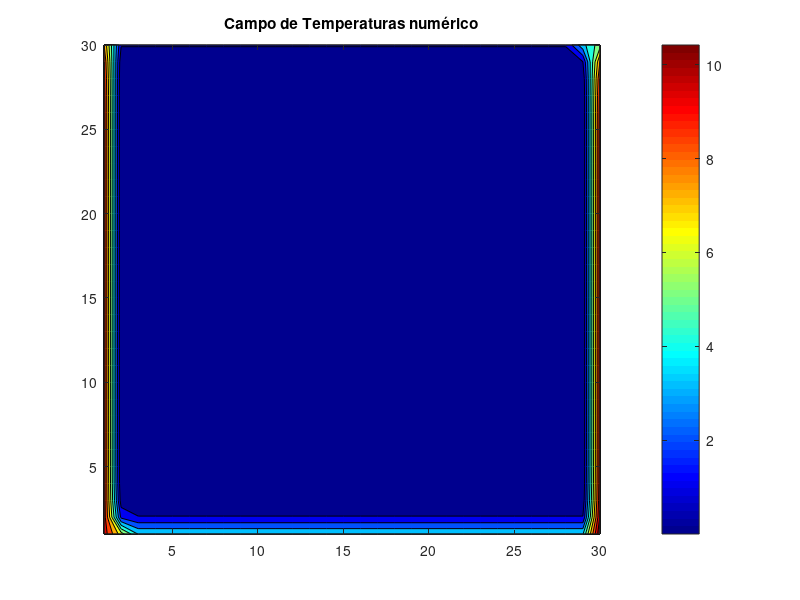
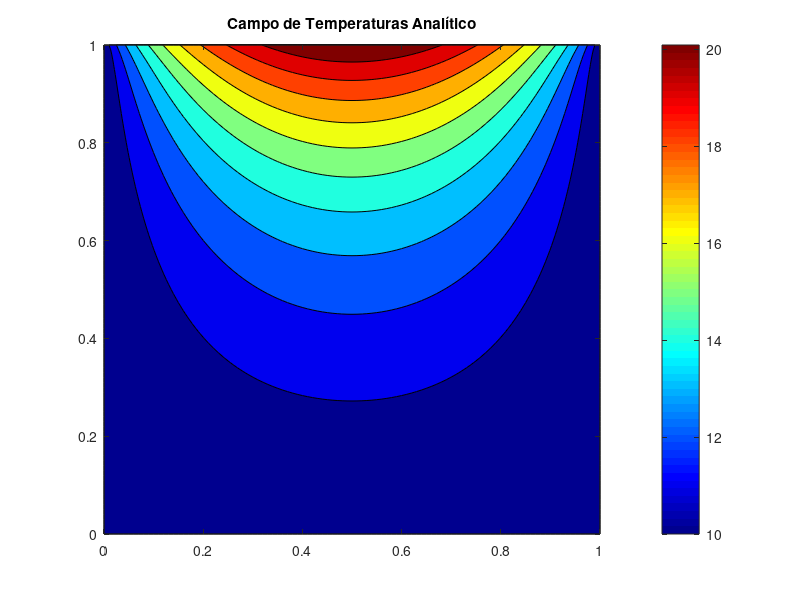

Write the MATLAB code that produced these figures, in order.
%% Ejercicio2 TP HT
% 1D t(i+1) -2Ti+T(i-1) = 0
% 2D -T(i+1,j)-T(i-1,j)-T(i,j+1)-T(i,j-1)+4*T(i,j) = 0
clear; clc; close all

%elección de refinado
nVolumesLength = 30; %Volumenes en longitud(minimo 3)
nVolumesHeight = 30; %Volumenes en altura(minimo 3)
nVolumes = nVolumesLength*nVolumesHeight;

%declaración de variables
L = 1; W = 1; %m
K = 1; %W/mK
qin = 30; %W/m2
T1 = 10; %°C

dx = L/nVolumesLength;
dy = L/nVolumesHeight;

Qt = sparse(nVolumes,nVolumes); %temperatures equation matrixcc

% numeración de los vols de control(creo que es así)
% 3| 6| 9
% 2| 5| 8
% 1| 4| 7

volumesCoordinates(nVolumes,2) = 0; % matriz de coordenadas de los volumenes
for iColumn = 1:nVolumesLength
    volumes = 1+nVolumesHeight*(iColumn-1):nVolumesHeight+nVolumesHeight*(iColumn-1);
    volumesCoordinates(volumes,2) = 1:nVolumesHeight;
    volumesCoordinates(volumes,1) = iColumn;
end

for iVolume = 1:nVolumes
    ix = volumesCoordinates(iVolume,1);
    iy = volumesCoordinates(iVolume,2);       
    if ix == 1 %pared Oeste Tfija Ti-1,j = T1
        if iy == nVolumesHeight %cara norte-flujo fijo

            Qt(iVolume,iVolume) = dx^2+2*dy^2;
            Qt(iVolume,iVolume-1) = -dx^2;
            Qt(iVolume+1,iVolume) = -dy^2;

        elseif iy == 1 %cara sur Ti,j-1 fija                
            Qt(iVolume,iVolume) = dx^2+2*dy^2;
            Qt(iVolume,iVolume+1) = -dx^2;
            Qt(iVolume+1,iVolume) = -dy^2;

        else
            Qt(iVolume,iVolume) = dx^2+2*dy^2;
            Qt(iVolume,iVolume-1) = -dx^2;
            Qt(iVolume,iVolume+1) = -dx^2;
            Qt(iVolume+1,iVolume) = -dy^2;      
        end

    elseif ix == nVolumesLength %pared Oeste Tfija Ti+1,j = T1

        if iy == nVolumesHeight %cara norte-flujo fijo

            Qt(iVolume,iVolume) = dx^2+2*dy^2;
            Qt(iVolume,iVolume-1) = -dx^2;
            Qt(iVolume-1,iVolume) = -dy^2;

        elseif iy == 1 %cara sur Ti,j-1 fija                
            Qt(iVolume,iVolume) = dx^2+2*dy^2;
            Qt(iVolume,iVolume+1) = -dx^2;
            Qt(iVolume-1,iVolume) = -dy^2;

        else
            Qt(iVolume,iVolume) = dx^2+2*dy^2;
            Qt(iVolume,iVolume-1) = -dx^2;
            Qt(iVolume,iVolume+1) = -dx^2;
            Qt(iVolume-1,iVolume) = -dy^2;      
        end

    elseif iy == 1
        if ix == nVolumesHeight %cara este-T fija                
            Qt(iVolume,iVolume) = dx^2+2*dy^2;
            Qt(iVolume,iVolume+1) = -dx^2;
            Qt(iVolume-1,iVolume) = -dy^2;

        elseif ix == 1 %cara oeste Ti,j-1 fija                
            Qt(iVolume,iVolume) = dx^2+2*dy^2;
            Qt(iVolume,iVolume+1) = -dx^2;
            Qt(iVolume+1,iVolume) = -dy^2;

        else
            Qt(iVolume,iVolume) = dx^2+2*dy^2;
            Qt(iVolume,iVolume+1) = -dx^2;
            Qt(iVolume-1,iVolume) = -dy^2;
            Qt(iVolume+1,iVolume) = -dy^2;      
        end

    elseif iy == nVolumesHeight

        if ix == nVolumesHeight %cara este-T fija                
            Qt(iVolume,iVolume) = dx^2+2*dy^2;
            Qt(iVolume,iVolume-1) = -dx^2;
            Qt(iVolume-1,iVolume) = -dy^2;

        elseif ix == 1 %cara oeste Ti,j-1 fija                
            Qt(iVolume,iVolume) = dx^2+2*dy^2;
            Qt(iVolume,iVolume-1) = -dx^2;
            Qt(iVolume+1,iVolume) = -dy^2;

        else
            Qt(iVolume,iVolume) = dx^2+2*dy^2;
            Qt(iVolume,iVolume-1) = -dx^2;
            Qt(iVolume-1,iVolume) = -dy^2;
            Qt(iVolume+1,iVolume) = -dy^2;      
        end

    else
        %caso normal
        Qt(iVolume,iVolume) = 2*dx^2+2*dy^2;
        Qt(iVolume,iVolume+1) = -dx^2;
        Qt(iVolume,iVolume-1) = -dx^2;
        Qt(iVolume+1,iVolume) = -dy^2;
        Qt(iVolume-1,iVolume) = -dy^2;            
    end
end

% full(Qt)
% error('corte y confeccion')
%boundary conditions
B = sparse(nVolumes,1); %el elemento B(i) corresponde a la ecuacion del vol de control en Qt(i,i)
sideWest = 1:nVolumesHeight;
B(sideWest) = B(sideWest)+dy^2*T1; %pared Oeste T fija
sideSouth = 1:nVolumesHeight:nVolumes;
B(sideSouth) = B(sideSouth)+dx^2*T1; %pared Sur T fija
sideNorth = nVolumesHeight:nVolumesHeight:nVolumes;
B(sideNorth) = B(sideNorth)-qin*dx^2*dy/K; %pared Norte flujo fijo
sideEast = nVolumes-nVolumesHeight+1:nVolumes;
B(sideEast) = B(sideEast)+dy^2*T1; %pared Este T fija
% error('corte y confeccion')
%solver
T = Qt\B;
Tfield = reshape(full(T),nVolumesHeight, nVolumesLength);
figure
contourf(Tfield)
colormap('jet')
colorbar
title('Campo de Temperaturas numérico')

%% Resolucion analitica

[X, Y] = meshgrid(0:0.01:L, 0:0.01:W);
Tan = 0;
for n = 1:100
    Tan = Tan+2*qin*L/(K*pi^2)*((1+(-1)^(n+1))/(n^2*cosh(n*pi*W/L))).*sin(n*pi*X/L).*sinh(n*pi*Y/L); 
end
Tan = Tan+T1;
figure
contourf(X,Y,Tan)
title('Campo de Temperaturas Analítico')
colormap('jet')
colorbar